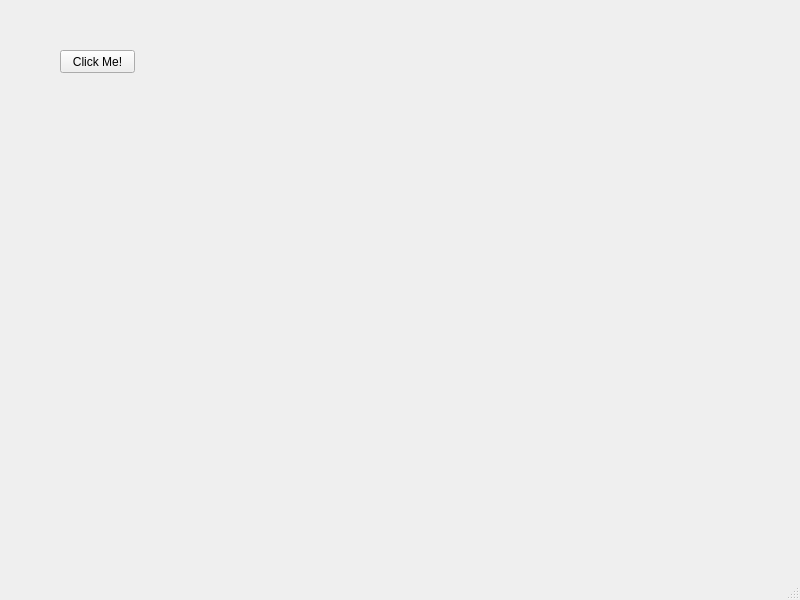
<?xml version="1.0" encoding="UTF-8"?>
<ui version="4.0">
 <class>MainWindow</class>
 <widget class="QMainWindow" name="MainWindow">
  <property name="geometry">
   <rect>
    <x>0</x>
    <y>0</y>
    <width>800</width>
    <height>600</height>
   </rect>
  </property>
  <property name="windowTitle">
   <string>MainWindow</string>
  </property>
  <widget class="QWidget" name="centralwidget">
   <widget class="QPushButton" name="btnHelloWorld">
    <property name="geometry">
     <rect>
      <x>60</x>
      <y>50</y>
      <width>75</width>
      <height>23</height>
     </rect>
    </property>
    <property name="text">
     <string>Click Me!</string>
    </property>
   </widget>
  </widget>
  <widget class="QMenuBar" name="menubar">
   <property name="geometry">
    <rect>
     <x>0</x>
     <y>0</y>
     <width>800</width>
     <height>21</height>
    </rect>
   </property>
  </widget>
  <widget class="QStatusBar" name="statusbar"/>
 </widget>
 <resources/>
 <connections/>
</ui>
